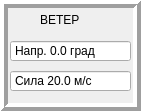
    <widget class="QFrame" name="frame_8">
     <property name="geometry">
      <rect>
       <x>10</x>
       <y>410</y>
       <width>141</width>
       <height>111</height>
      </rect>
     </property>
     <property name="frameShape">
      <enum>QFrame::Box</enum>
     </property>
     <property name="frameShadow">
      <enum>QFrame::Raised</enum>
     </property>
     <property name="lineWidth">
      <number>4</number>
     </property>
     <widget class="QLabel" name="label_57">
      <property name="geometry">
       <rect>
        <x>40</x>
        <y>10</y>
        <width>51</width>
        <height>20</height>
       </rect>
      </property>
      <property name="text">
       <string>ВЕТЕР</string>
      </property>
     </widget>
     <widget class="QDoubleSpinBox" name="doubleSpinBox_29">
      <property name="geometry">
       <rect>
        <x>10</x>
        <y>40</y>
        <width>121</width>
        <height>22</height>
       </rect>
      </property>
      <property name="buttonSymbols">
       <enum>QAbstractSpinBox::NoButtons</enum>
      </property>
      <property name="prefix">
       <string>Напр. </string>
      </property>
      <property name="suffix">
       <string> град</string>
      </property>
      <property name="decimals">
       <number>1</number>
      </property>
      <property name="minimum">
       <double>0.000000000000000</double>
      </property>
      <property name="maximum">
       <double>1000.000000000000000</double>
      </property>
      <property name="singleStep">
       <double>0.100000000000000</double>
      </property>
      <property name="value">
       <double>0.000000000000000</double>
      </property>
     </widget>
     <widget class="QDoubleSpinBox" name="doubleSpinBox_30">
      <property name="geometry">
       <rect>
        <x>10</x>
        <y>70</y>
        <width>121</width>
        <height>22</height>
       </rect>
      </property>
      <property name="buttonSymbols">
       <enum>QAbstractSpinBox::NoButtons</enum>
      </property>
      <property name="prefix">
       <string>Сила </string>
      </property>
      <property name="suffix">
       <string> м/с</string>
      </property>
      <property name="decimals">
       <number>1</number>
      </property>
      <property name="minimum">
       <double>0.000000000000000</double>
      </property>
      <property name="maximum">
       <double>1000.000000000000000</double>
      </property>
      <property name="singleStep">
       <double>0.100000000000000</double>
      </property>
      <property name="value">
       <double>20.000000000000000</double>
      </property>
     </widget>
    </widget>
